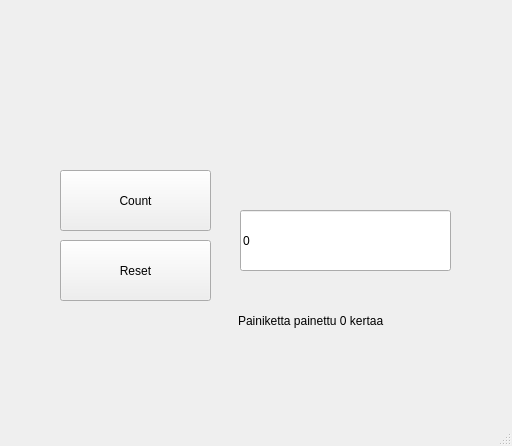
<?xml version="1.0" encoding="UTF-8"?>
<ui version="4.0">
 <class>MainWindow</class>
 <widget class="QMainWindow" name="MainWindow">
  <property name="geometry">
   <rect>
    <x>0</x>
    <y>0</y>
    <width>512</width>
    <height>446</height>
   </rect>
  </property>
  <property name="windowTitle">
   <string>MainWindow</string>
  </property>
  <widget class="QWidget" name="centralwidget">
   <widget class="QPushButton" name="BtnCount">
    <property name="geometry">
     <rect>
      <x>60</x>
      <y>170</y>
      <width>151</width>
      <height>61</height>
     </rect>
    </property>
    <property name="text">
     <string>Count</string>
    </property>
   </widget>
   <widget class="QPushButton" name="BtnReset">
    <property name="geometry">
     <rect>
      <x>60</x>
      <y>240</y>
      <width>151</width>
      <height>61</height>
     </rect>
    </property>
    <property name="text">
     <string>Reset</string>
    </property>
   </widget>
   <widget class="QLineEdit" name="txtResult">
    <property name="geometry">
     <rect>
      <x>240</x>
      <y>210</y>
      <width>211</width>
      <height>61</height>
     </rect>
    </property>
    <property name="text">
     <string>0</string>
    </property>
    <property name="readOnly">
     <bool>true</bool>
    </property>
   </widget>
   <widget class="QLabel" name="labelInfo">
    <property name="geometry">
     <rect>
      <x>238</x>
      <y>295</y>
      <width>231</width>
      <height>51</height>
     </rect>
    </property>
    <property name="text">
     <string>Painiketta painettu 0 kertaa</string>
    </property>
   </widget>
  </widget>
  <widget class="QMenuBar" name="menubar">
   <property name="geometry">
    <rect>
     <x>0</x>
     <y>0</y>
     <width>512</width>
     <height>21</height>
    </rect>
   </property>
  </widget>
  <widget class="QStatusBar" name="statusbar"/>
 </widget>
 <resources/>
 <connections/>
</ui>
